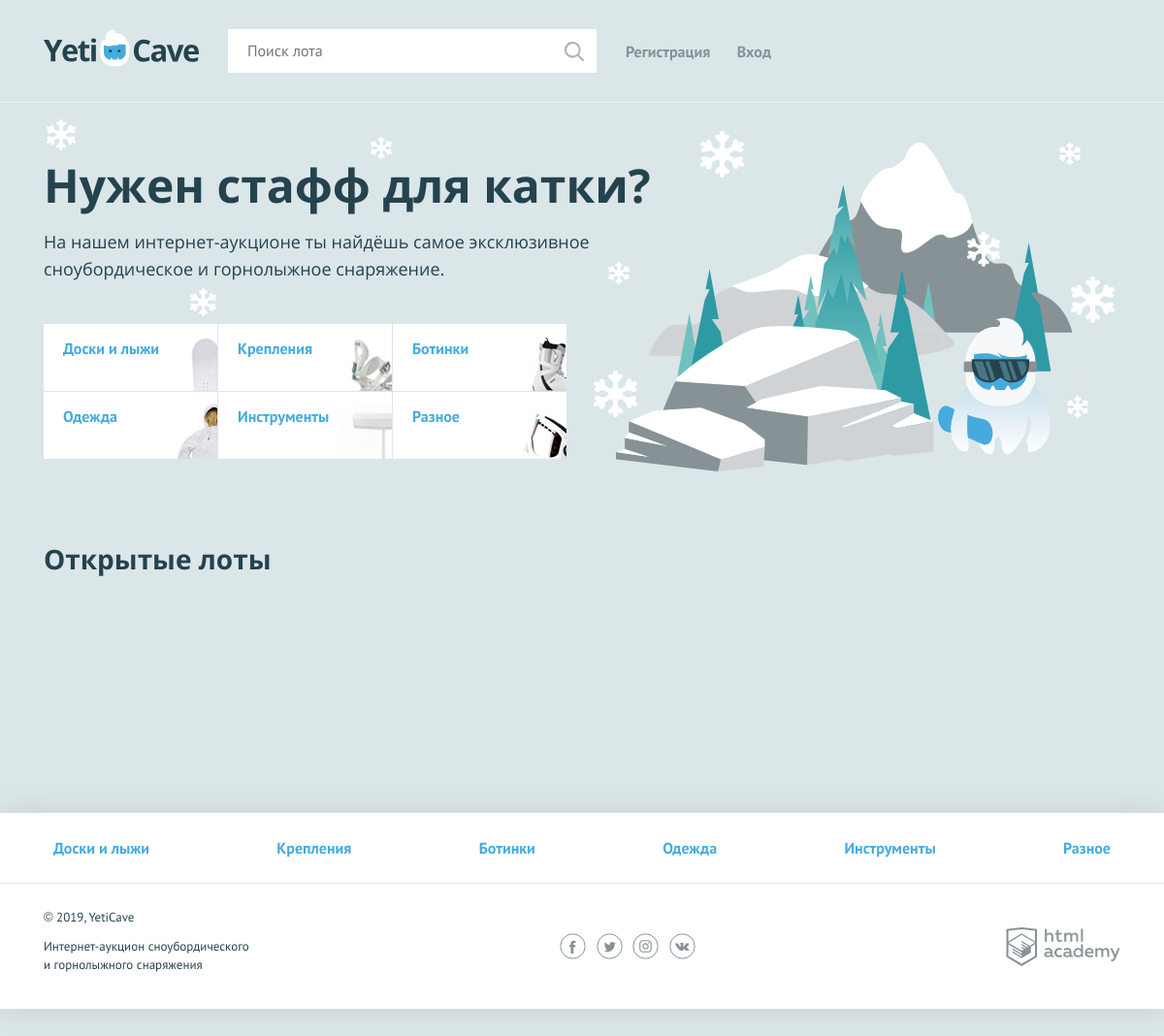
The page / on the database its author committed.
### tables this page shows
CREATE TABLE categories (
	key_id	INT AUTO_INCREMENT PRIMARY KEY,
	name	CHAR(128) NOT NULL UNIQUE,
	code	CHAR(16) NOT NULL UNIQUE
);

### helpers.php (called while the page is built, shortened)
<?php
function include_template($name, array $data = []) {
    $name = 'templates/' . $name;
    extract($data);
    require $name;
    $result = ob_get_clean();
    return $result;
}
class MySqliBase
{
    private $_link = null;
    private $_connect = false;
    public function __construct($host, $user, $password, $dbname)
    {
        $this->_link = mysqli_connect($host, $user, $password, $dbname);
        if ($this->_link) {
            mysqli_set_charset($this->_link, "utf8");
            $this->_connect = true;
        } else {
            $this->_error = mysqli_connect_error();
        }
    }
    public function query($sql)
    {
        if ($this->_connect) {
            $res = mysqli_query($this->_link, $sql);
            return $res;
        }
        return null;
    }
    public function ok()
    {
        return $this->_connect;
    }
}

### dbinit.php (called while the page is built, shortened)
<?php
$host = 'localhost';
require_once('helpers.php');
$yetiCave = new MySqliBase($host, 'root', '', 'yeticave');
if ($yetiCave->ok()) {
    $sql = "SELECT key_id as id, name, code FROM categories ORDER BY key_id";
    $result = $yetiCave->query($sql);
    if ($result) {
        $catsArray = mysqli_fetch_all($result, MYSQLI_ASSOC);
    }
}

### pagination.php (called while the page is built, shortened)
<?php
$lot_page = 1;

### templates/Main.php (the view, shortened to what this page needs)
<main class="container">
    <section class="promo">
        <h2 class="promo__title">Нужен стафф для катки?</h2>
        <p class="promo__text">На нашем интернет-аукционе ты найдёшь самое эксклюзивное сноубордическое и горнолыжное снаряжение.</p>
        <ul class="promo__list">
            <?php foreach ($catsArray as $cats): ?>
                <li class="promo__item promo__item--<?=$cats['code'];?>">
                    <a class="promo__link" href="all-lots.php?cat_id=<?=$cats['id'];?>"><?=$cats['name'];?></a>
                </li>
            <?php endforeach; ?>
        </ul>
    </section>
    <section class="lots">
        <div class="lots__header">
            <h2>Открытые лоты</h2>
        </div>
    </section>
    	<?php
    		$lpp = 6;
    	?>
        <?php for ($page = 1; $page <= $max_page; $page++):?>
	        <li class="pagination-item <?=($page == $lot_page) ? 'pagination-item-active' : '';?>">
	        	<a href="index.php?lot_page=<?=$page;?>&lot_ppage=<?=$lpp;?>"><?=$page;?></a>
	        </li>
        <?php endfor; ?>
</main>

### templates/Header.php (shortened to what this page needs)
<header class="main-header">
<div class="main-header__container container">
    <a class="main-header__logo">
      <img src="../img/logo.svg" width="160" height="39" alt="Логотип компании YetiCave">
    </a>
    <form class="main-header__search" method="get" action="search.php" autocomplete="off">
      <input type="search" name="search" placeholder="Поиск лота">
      <input class="main-header__search-btn" type="submit" name="find" value="Найти">
    </form>
    <nav class="user-menu">
    <?php if ($is_auth == 1) :?>
        <?php if (!empty($avatar)) : ?>
        <div class="rates__img">
            <img src="<?=$avatar;?>" width="50" height="50" alt="">
        </div>
        <?php endif; ?>
        <div class="user-menu__logged">
            <p><?=$user_name;?></p>
            <a class="user-menu__bets" href="my-bets.php">Мои ставки</a>
            <a class="user-menu__logout" href="logout.php">Выход</a>
        </div>
    <?php else: ?>
        <ul class="user-menu__list">
            <li class="user-menu__item">
                <a href="sign-up.php">Регистрация</a>
            </li>
            <li class="user-menu__item">
                <a href="login.php">Вход</a>
            </li>
        </ul>
    <?php endif; ?>
    </nav>
</div>
</header>

### templates/Footer.php (shortened to what this page needs)
<footer class="main-footer">
    <nav class="nav">
        <ul class="nav__list container">
            <?php foreach ($catsArray as $cats): ?>
                <li class="nav__item">
                    <a href="all-lots.php?cat_id=<?=$cats['id'];?>&user_id=<?=$user_id;?>"><?=$cats['name'];?></a>
                </li>
            <?php endforeach; ?>
        </ul>
    </nav>
    <div class="main-footer__bottom container">
        <div class="main-footer__copyright">
            <p>© 2019, YetiCave</p>
            <p>Интернет-аукцион сноубордического и горнолыжного снаряжения</p>
        </div>
        <div class="main-footer__social social">
            <a class="social__link social__link--facebook" href="#">
            </a>
            <a class="social__link social__link--twitter" href="#">
            </a>
            <a class="social__link social__link--instagram" href="#">
            </a>
            <a class="social__link social__link--vkontakte" href="#">
            </a>
        </div>
        <div class="main-footer__developed-by">
            <a class="logo-academy" href="https://htmlacademy.ru/intensive/php">
            </a>
        </div>
    </div>
</footer>
</body>

### templates/Layout.php (shortened to what this page needs)
<!DOCTYPE html>
<html lang="ru">
<head>
<link href="../css/normalize.min.css" rel="stylesheet">
<link href="../css/style.css" rel="stylesheet">
<link href="../css/custom.css" rel="stylesheet">
</head>
<body>
<div class="page-wrapper">
    <?=$header;?>
    <?=$content;?>
    <?=$footer;?>
</body>
</html>

### index.php (shortened to what this page needs)
<?php
require_once('dbinit.php');
require_once('pagination.php');
$user_name = "";
$user_id = 0;
$is_auth = 0;
$max_lots_per_page = 6;
$pageName = 'YetiCave';
$avatar = "";
$catsInfoArray = [];
if (empty($error)) {
    $sql ="SELECT COUNT(*) FROM lots l" .
    " WHERE l.dt_fin > NOW()";
    $result = $yetiCave->query($sql);
    if ($result) {
        $rows = mysqli_fetch_row($result);
        $lots_count = $rows[0];
        $max_page = floor($lots_count / $max_lots_per_page);
    } else {
        $error = $yetiCave->error();
        header("Location:_404php?hdr=SQL error&msg=" . $error);
    }
}
if (empty($error)) {
    $header_content = include_template('Header.php', [
        'title' => $pageName,
        'user_id' => $user_id,
        'user_name' => $user_name,
        'avatar' => $avatar,
        'is_auth' => $is_auth
    ]);
    $main_content =  include_template('Main.php', [
        'catsArray' => $catsArray,
        'catsInfoArray' => $catsInfoArray,
        'user_id' => $user_id,
        'max_page' => $max_page,
        'lot_page' => $lot_page
    ]);
    $footer_content = include_template('Footer.php', [
        'catsArray' => $catsArray,
        'user_id' => $user_id,
        'is_auth' => $is_auth
    ]);
    $layout_content = include_template('Layout.php', [
        'header' => $header_content,
        'content' => $main_content,
        'footer' => $footer_content,
        'title' => $pageName
    ]);
    print($layout_content);
} else {
    header("Location:_404php?hdr=SQL error&msg=" . $error);
}

### templates/Layout.php (style rules this page uses)
.main-header__search { position: relative; width: 380px; margin-right: 30px; }
.main-header__search input[type="search"] { width: 100%; padding: 8px 19px 9px 19px; border: 1px solid #ffffff; }

### rows shown on the page
categories: shows a picture, name "Доски и лыжи"
categories: shows a picture, name "Крепления"
categories: shows a picture, name "Ботинки"
categories: shows a picture, name "Одежда"
categories: shows a picture, name "Инструменты"
categories: shows a picture, name "Разное"
